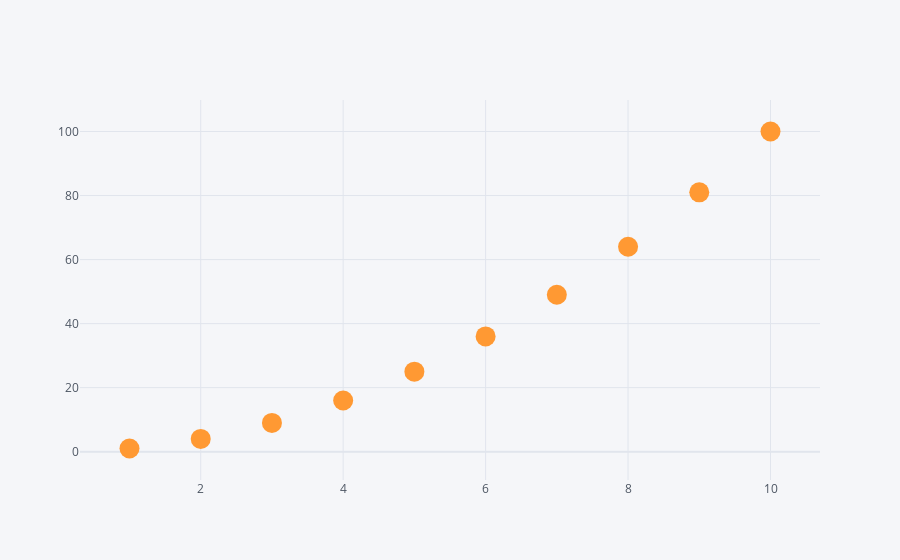

Source (notebook cell):
### Code cell
df.iplot(kind='scatter',x='x',y='y',mode='markers',size=20)

### Figure 1 — Plotly figure (JSON) as saved in the notebook; plotly's stock layout.template omitted (floating-point values rounded to 4 significant figures)
{"data": [{"line": {"color": "rgba(255, 153, 51, 1.0)", "dash": "solid", "shape": "linear", "width": 1.3}, "marker": {"size": 20, "symbol": "circle"}, "mode": "markers", "name": "y", "text": "", "type": "scatter", "x": [1, 2, 3, 4, 5, 6, 7, 8, 9, 10], "y": [1, 4, 9, 16, 25, 36, 49, 64, 81, 100]}], "layout": {"legend": {"bgcolor": "#F5F6F9", "font": {"color": "#4D5663"}}, "paper_bgcolor": "#F5F6F9", "plot_bgcolor": "#F5F6F9", "title": {"font": {"color": "#4D5663"}}, "xaxis": {"gridcolor": "#E1E5ED", "showgrid": true, "tickfont": {"color": "#4D5663"}, "title": {"font": {"color": "#4D5663"}, "text": ""}, "zerolinecolor": "#E1E5ED"}, "yaxis": {"gridcolor": "#E1E5ED", "showgrid": true, "tickfont": {"color": "#4D5663"}, "title": {"font": {"color": "#4D5663"}, "text": ""}, "zerolinecolor": "#E1E5ED"}}}
